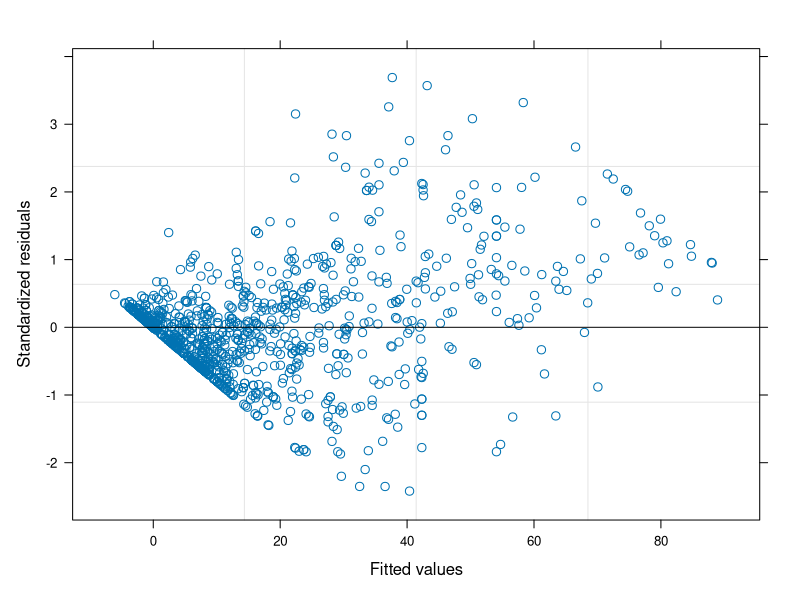

The R source for this figure:

library(tidyverse)


##Continent model
continent_model <- read_csv("continent_model.csv")
View(continent_model)

summary(continent_model)

continent_model$continent <- as.factor(continent_model$continent)
continent_model$doi <- as.factor(continent_model$doi)
continent_model$farm_type <- as.factor(continent_model$farm_type)
continent_model$host <- as.factor(continent_model$host)
continent_model$antimicrobial_compound<- as.factor(continent_model$antimicrobial_compound)
continent_model$pathogen <- as.factor(continent_model$pathogen)


summary(continent_model)


attach(continent_model)
names(continent_model)

library(nlme)

continet.model1 <- lme(percent_resistant ~ farm_type*host,random= ~
               1|continent/doi/antimicrobial_compound/pathogen)

summary(continet.model1)


detach(continent_model)

plot(continet.model1)
